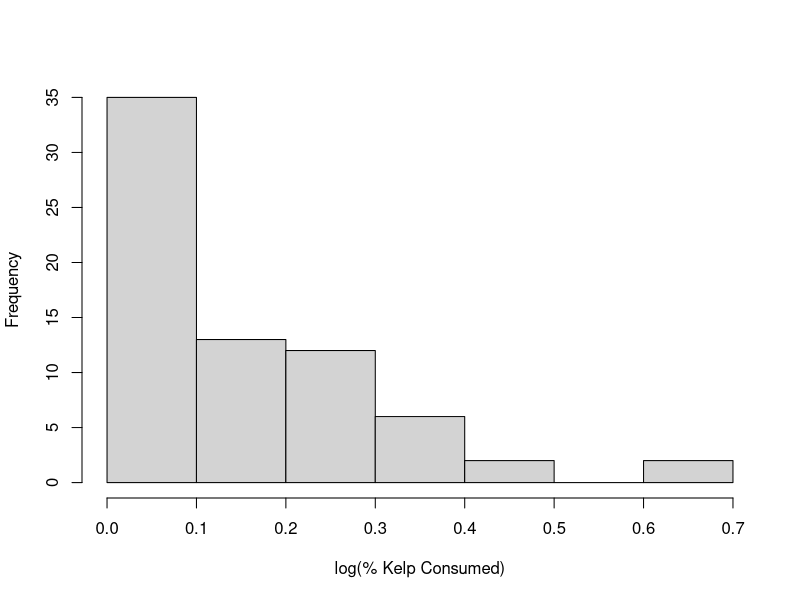
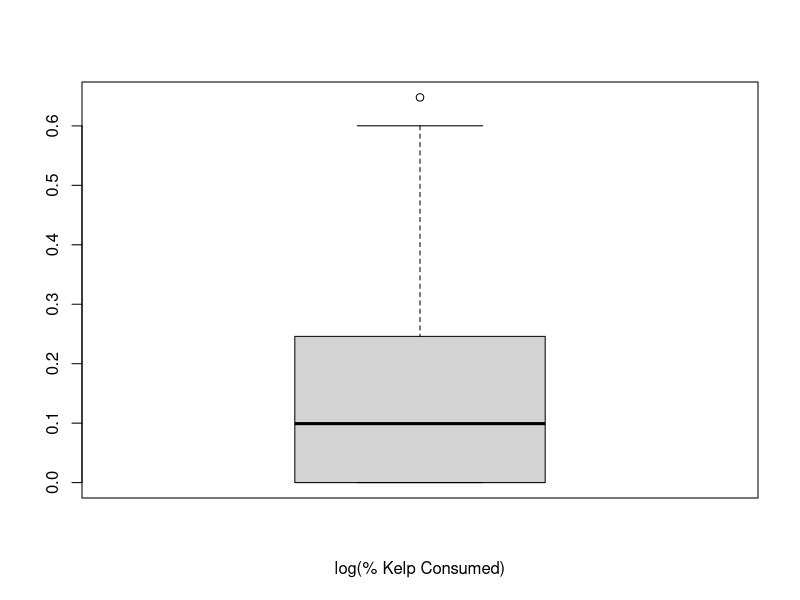
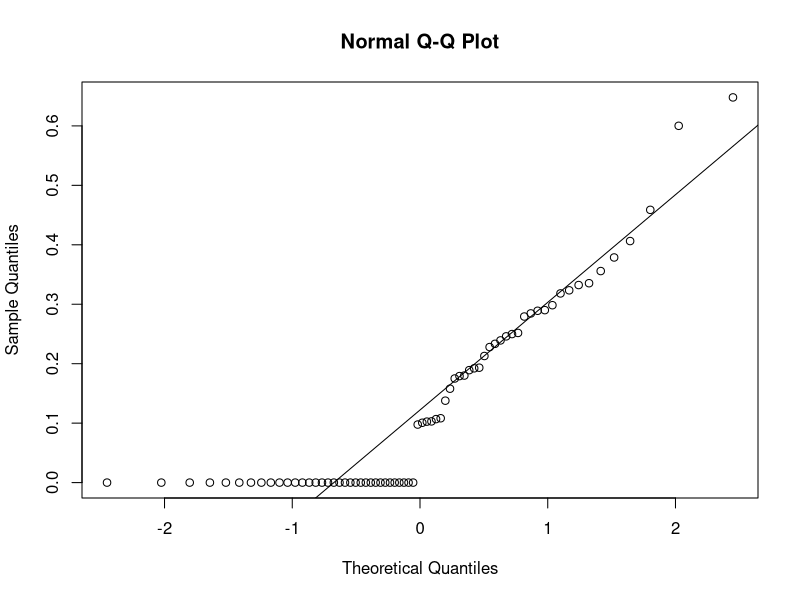
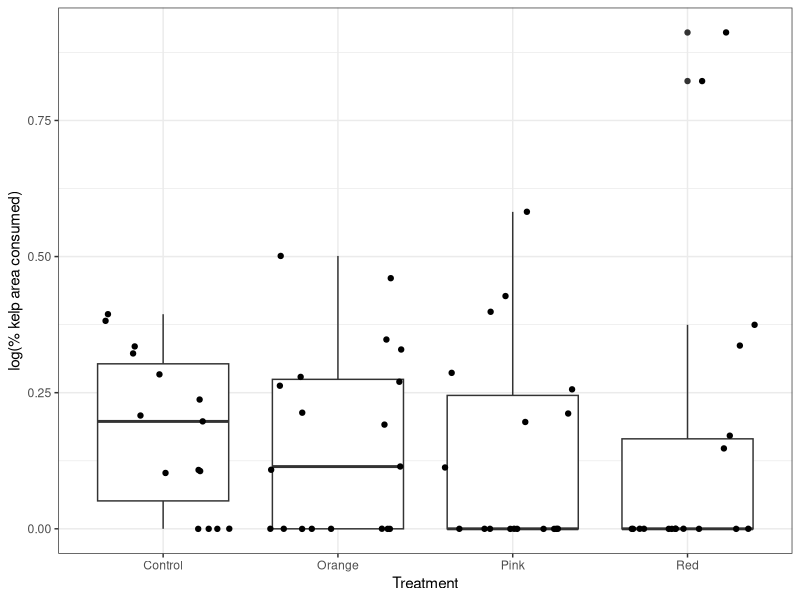

The R script that drew these images, in order: (Note: this script raises an error after producing the figures.)
## Data analysis for Corynactis-Urchin deterrence experiment ##
## Code by Amelia Ritger at UCSB on August 26, 2019 ##

library(tidyverse)
library(zoo)
library(readxl)

#load data
data <- read_excel("data/raw.xlsx", sheet = "Kelp consumption")

# because I'm not done with trials yet, remove lines for trials not yet run
data <- data %>%
  filter(`Urchin Size (mm)`>0)

# to keep all control values rather than average them, assign each control trial a unique number
data$`Cory Tile Number`[data$`Cory Tile Number`==0] <- c(-1:-15)

# take averages (kelp consumption) of each tile, create new data frame from subsetted averages
data_avg <- data %>%
  group_by(`Cory Tile Number`) %>%                                     # group tile numbers together
  mutate(avg_area=mean(`Kelp Consumed (cm^2)`, na.rm=TRUE))  %>%       # take mean kelp consumption of each tile group
  mutate(avg_percent=mean(`Percent of Kelp Consumed`, na.rm=TRUE)) %>% # take mean % kelp consumption of each tile group
  ungroup() %>%                                                        # ungroup data REALLY IMPT when using group_by
  distinct(`Cory Tile Number`, .keep_all = TRUE)                       # remove duplicate tiles

# assign the response variable to Y
Y <- log(as.numeric(1+data$`No zero`))
Yname <- as.character("log(% Kelp Consumed)")
#binomial distrib

#Untransformed univariate analyses for Y 
hist(Y, main="", xlab=Yname)
boxplot(Y, xlab=Yname)
qqnorm(Y)
qqline(Y) #neither area nor percent don't need transformation

# quick look at kelp consumption by treatment
ggplot(data,aes(x=Treatment,y=`No zero`))+
  geom_boxplot()+
  geom_jitter()+
  xlab("Treatment")+
  ylab("log(% kelp area consumed)")+
  theme_bw()

ggsave("figures/second_to_last_area.pdf",b,width=5,height=5)

# assign the predictor variables to X
treat <- as.factor(data$Treatment)
size <- data$`Urchin Size (mm)`
tile <- as.factor(data$`Cory Tile Number`)
date <- as.factor(data$`Julian date`)
temp <- data$`Water Temperature (°C)`
loc <- as.factor(data$`Kelp Location`)
site <- as.factor(data$`Experiment location`)
starv <- data$`Urchin Starvation Time (days)`
urch <- as.factor(data$`Urchin "type"`)
area <- data$`Kelp Consumed (cm^2)`
pcnt <- data$`Percent of Kelp Consumed`

# Visualize Y vs. Xs - are there any unpredicted effects?
plot(Y~treat, ylab=Yname)
plot(Y~size, ylab=Yname)
plot(Y~tile, ylab=Yname)
plot(Y~date, ylab=Yname)
plot(Y~temp, ylab=Yname)
plot(Y~loc, ylab=Yname)
plot(Y~site, ylab=Yname)
plot(Y~starv, ylab=Yname)
plot(Y~urch, ylab=Yname)

# look at "minimum % kelp consumed cutoff" contradictions between ImageJ and visual analysis
datan <- subset(data, `Kelp visibly consumed?`=="no")
datay <- subset(data, `Kelp visibly consumed?`=="yes")
summary(datan$`Percent of Kelp Consumed`) #% consumption under 0.05 can be considered "not eaten" (minus 2 blades where kelp was "visibly" consumed)

####################################################
# General two-way ANOVA: Mixed Model
####################################################

library(lmerTest)
m1 <- lmer(Y ~ data$Treatment + 1|data$`Cory Tile Number`)

summary(m1)
anova(m1)
anova(m1, ddf="lme4")
st <- step(m1)
plot(m1)
